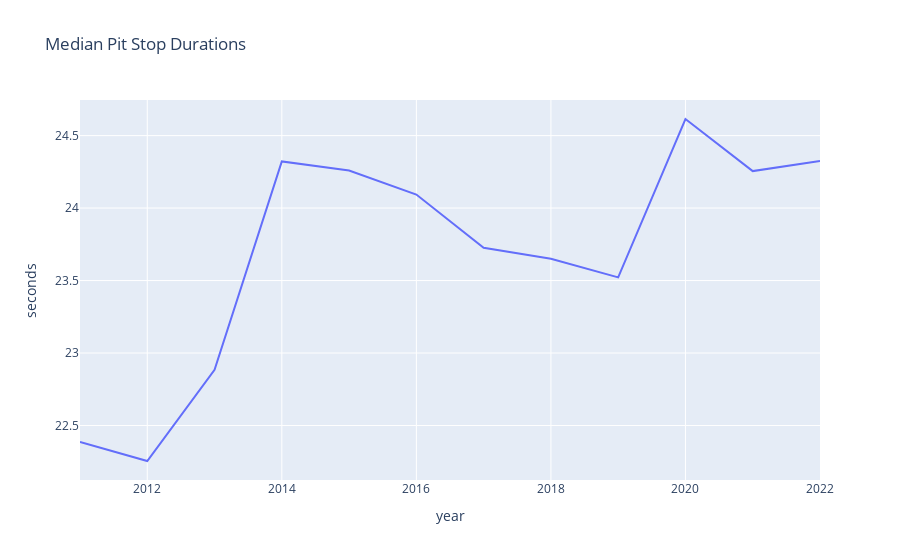

Write notebook code for a chart like this one.
### Markdown cell above
### Objective 1
#### How pit stop durations have varied over time?
1. Pit stop durations saw a significant increase from 2012 to 2014, more specifically from 2013 to 2014 with the beginning of the Turbo-Hybrid era.
2. Pit stop durations have remainded fairly stable from 2014 onwards.
3. Majority of the durations are centered around 20-30s.
4. Variance drastically increases from 2019.

### Code cell
fig = px.line(df.groupby(by = 'year').median().reset_index(), 
                x='year', 
                y='seconds',
                title='Median Pit Stop Durations')
fig.show()

### Figure 1 — Plotly figure (JSON) as saved in the notebook; plotly's stock layout.template omitted (floating-point values rounded to 4 significant figures)
{"data": [{"hovertemplate": "year=%{x}<br>seconds=%{y}<extra></extra>", "legendgroup": "", "line": {"color": "#636efa", "dash": "solid"}, "marker": {"symbol": "circle"}, "mode": "lines", "name": "", "orientation": "v", "showlegend": false, "type": "scatter", "x": [2011, 2012, 2013, 2014, 2015, 2016, 2017, 2018, 2019, 2020, 2021, 2022], "xaxis": "x", "y": [22.39, 22.26, 22.88, 24.32, 24.26, 24.09, 23.73, 23.65, 23.52, 24.61, 24.26, 24.32], "yaxis": "y"}], "layout": {"legend": {"tracegroupgap": 0}, "title": {"text": "Median Pit Stop Durations"}, "xaxis": {"anchor": "y", "domain": [0, 1], "title": {"text": "year"}}, "yaxis": {"anchor": "x", "domain": [0, 1], "title": {"text": "seconds"}}}}
